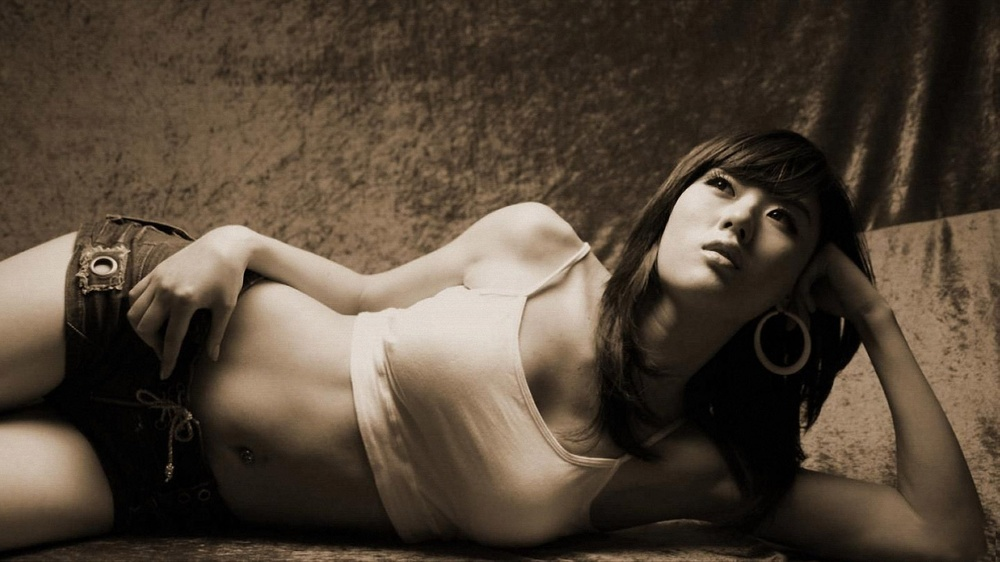
#> input picture 4.jpg, 1000 x 562 px, shrunk from 1600 x 900 before the run
$ python 04-Charpter1.5.4.py
#> lines starting #> are read from the running program, lines starting #| are printed output that depends on the picture
# -*-coding:utf-8-*-
# @Author: Damon0626
# @Time  : 18-11-5 下午11:45
# @Email : wwymsn@163.com
# @Software: PyCharm

import cv2
'''
canny边缘检测,先用RGB2GRAY转换为灰度图片，然后Blur进行降噪，最后用Canny进行边缘检测
'''
srcImage = cv2.imread('4.jpg')
#> srcImage is the input picture: shape (562, 1000, 3); mean B, G, R 54.7, 68.5, 81.7

while True:
	cv2.imshow('srcImage', srcImage)
	grayImage = cv2.cvtColor(srcImage, cv2.COLOR_BGR2GRAY)
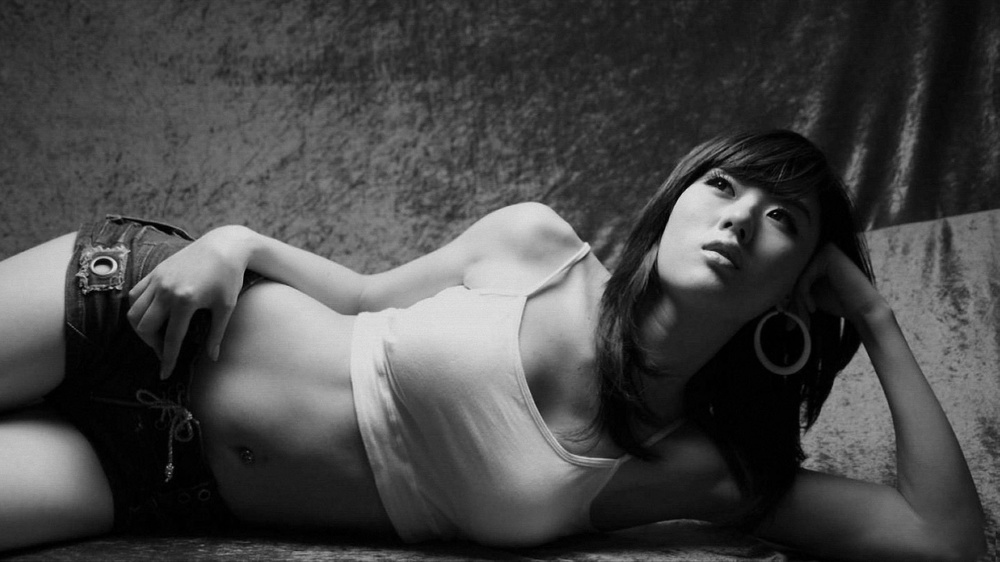
#> grayImage: shape (562, 1000); min 0, max 227, mean 70.9
	blurGrayImage = cv2.blur(grayImage, (5, 5))  # 默认5*5滤波

	# maxVal和minVal,灰度高于maxVal的认为是真正的边界，低于minVal的舍弃
	# 两者之间的值要判断是否与真正的边界相连，相连舅保留，否则丢弃
	edge = cv2.Canny(blurGrayImage, 10, 30)
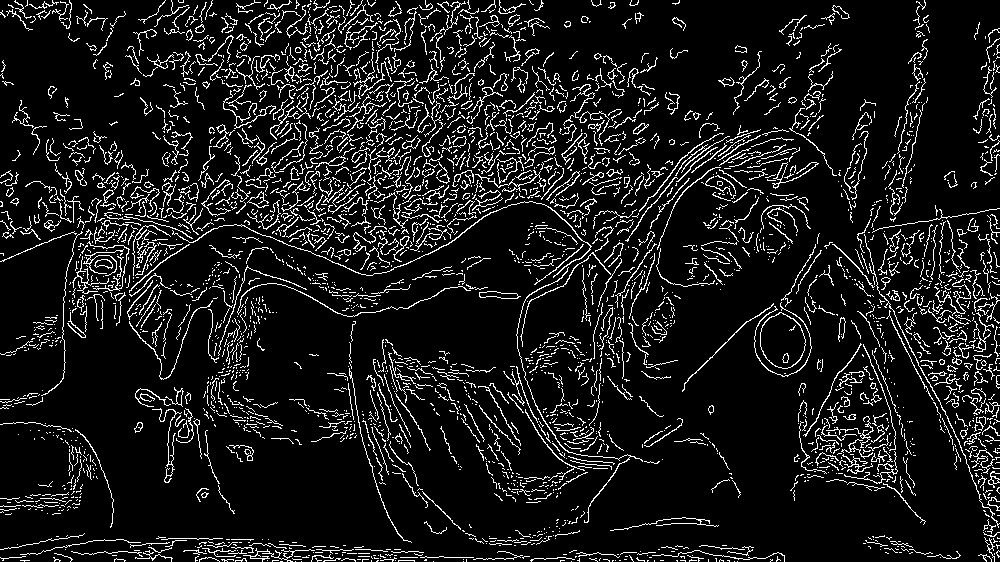
#> edge: shape (562, 1000); 10.1% white in thin lines or dots
	cv2.imshow('Canny', edge)

	if cv2.waitKey(1) == 27:
#> (key Esc is pressed here)
		break

cv2.destroyAllWindows()
